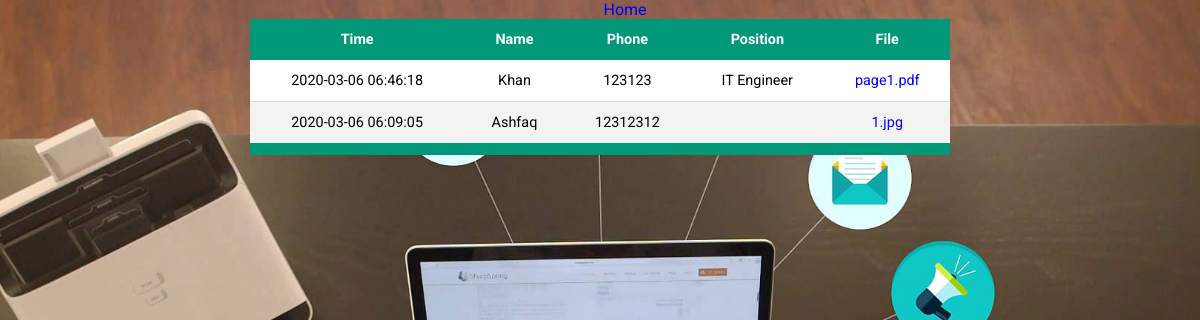
The page /coverletterdown.php on the database its author committed.
### tables this page shows
CREATE TABLE `upload` (
  `id` int(11) NOT NULL,
  `name` varchar(255) NOT NULL,
  `phone` int(11) NOT NULL,
  `position` varchar(255) NOT NULL,
  `file` varchar(255) NOT NULL,
  `time` timestamp NOT NULL DEFAULT CURRENT_TIMESTAMP
);

### coverletterdown.php (the view, shortened to what this page needs)
<?php
require_once('connection.php');
$que = "select * from upload order by time desc";
$_result = mysqli_query($conn, $que);
$rowcount = mysqli_num_rows($_result);
?>
<!DOCTYPE html>
<html lang="en">
<head>
	<link rel="stylesheet" type="text/css" href="style.css">
</head>
<body>
 <ul>
        <li><a href="admininfo.php">Home</a></li>
    </ul>
    <table class="content-table">
      <thead>
	  <tr>
            <th>Time</th>
            <th>Name</th>
            <th>Phone</th>
            <th>Position</th>
            <th>File</th>
        </tr>
		</thead>
        <?php
        for ($i = 1; $i <= $rowcount; $i++) {
            $row = mysqli_fetch_array($_result)
        ?>
            <tr>
                <td><?php echo $row["time"] ?></td>
                <td><?php echo $row["name"] ?></td>
                <td><?php echo $row["phone"] ?></td>
                <td><?php echo $row["position"] ?></td>
                <td><a href="upload/<?php echo $row["file"] ?>"><?php echo $row["file"] ?></a></td>
            </tr>
        <?php
        }
        ?>
    </table>
</body>
</html>

### style.css (style rules this page uses)
* { padding: 0; margin: 0; list-style: none; text-decoration: none; }
body { font-family: 'Roboto', sans-serif; margin: 0; padding: 0; background-image: url(admin.png); background-size: cover; background-position: center; background-repeat: no-repeat; background-attachment: fixed; }

### coverletterdown.php (style rules this page uses)
* { text-align: center; }
.content-table { border-collapse: collapse; margin: auto; font-size: 0.9em; min-width: 700px; border-radius: 5px 5px 0 0; background-color:white; }
.content-table thead tr { background-color: #009879; color: #ffffff; text-align: left; font-weight: bold; }
.content-table th, .content-table td { padding: 12px 15px; }
.content-table tbody tr:nth-of-type(even) { background-color: #f3f3f3; }
.content-table tbody tr { border-bottom: 1px solid #dddddd; }
.content-table tbody tr:last-of-type { border-bottom: 12px solid #009879; }

### rows shown on the page
upload: time "2020-03-06 06:46:18", name "Khan", phone "123123", position "IT Engineer", file "page1.pdf"
upload: time "2020-03-06 06:09:05", name "Ashfaq", phone "12312312", file "1.jpg"
